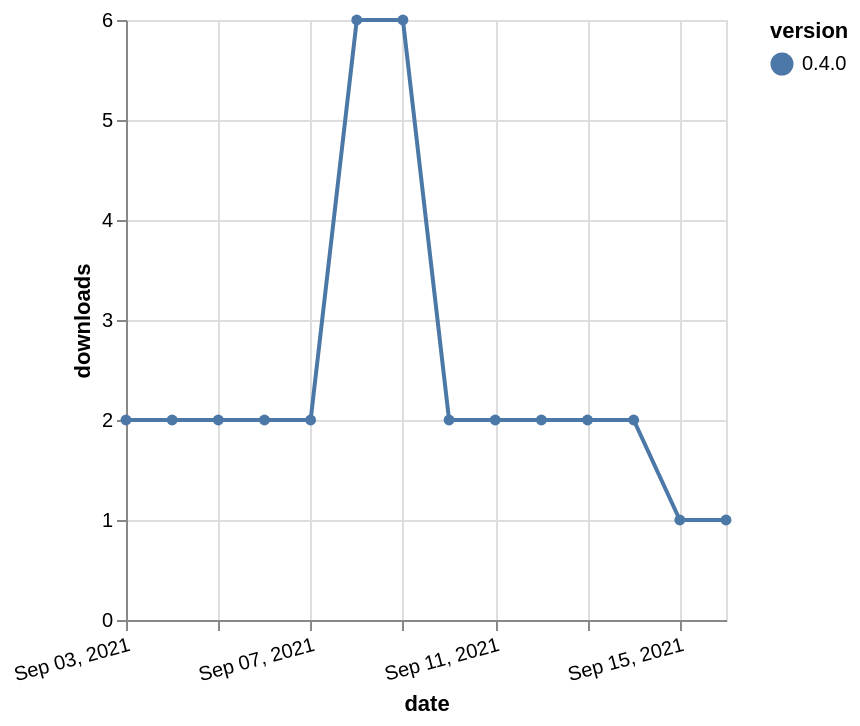

Specify this chart in Vega-Lite:
### Vega-Lite specification from a JSON file in a GitHub repository (floating-point values rounded to 4 significant figures)
{"$schema": "https://vega.github.io/schema/vega-lite/v5.json", "description": "A simple bar chart with embedded data.", "data": {"values": [{"date": "2021-09-03", "total": 3122, "delta": 2, "version": "0.4.0"}, {"date": "2021-09-04", "total": 3124, "delta": 2, "version": "0.4.0"}, {"date": "2021-09-05", "total": 3126, "delta": 2, "version": "0.4.0"}, {"date": "2021-09-06", "total": 3128, "delta": 2, "version": "0.4.0"}, {"date": "2021-09-07", "total": 3130, "delta": 2, "version": "0.4.0"}, {"date": "2021-09-08", "total": 3136, "delta": 6, "version": "0.4.0"}, {"date": "2021-09-09", "total": 3142, "delta": 6, "version": "0.4.0"}, {"date": "2021-09-10", "total": 3144, "delta": 2, "version": "0.4.0"}, {"date": "2021-09-11", "total": 3146, "delta": 2, "version": "0.4.0"}, {"date": "2021-09-12", "total": 3148, "delta": 2, "version": "0.4.0"}, {"date": "2021-09-13", "total": 3150, "delta": 2, "version": "0.4.0"}, {"date": "2021-09-14", "total": 3152, "delta": 2, "version": "0.4.0"}, {"date": "2021-09-15", "total": 3153, "delta": 1, "version": "0.4.0"}, {"date": "2021-09-16", "total": 3154, "delta": 1, "version": "0.4.0"}]}, "width": "container", "mark": {"type": "line", "point": {"filled": true}}, "encoding": {"x": {"field": "date", "type": "temporal", "timeUnit": "yearmonthdate", "title": "date", "axis": {"labelAngle": -15}}, "y": {"field": "delta", "type": "quantitative", "title": "downloads"}, "color": {"field": "version", "type": "nominal"}, "tooltip": {"field": "delta"}}}
